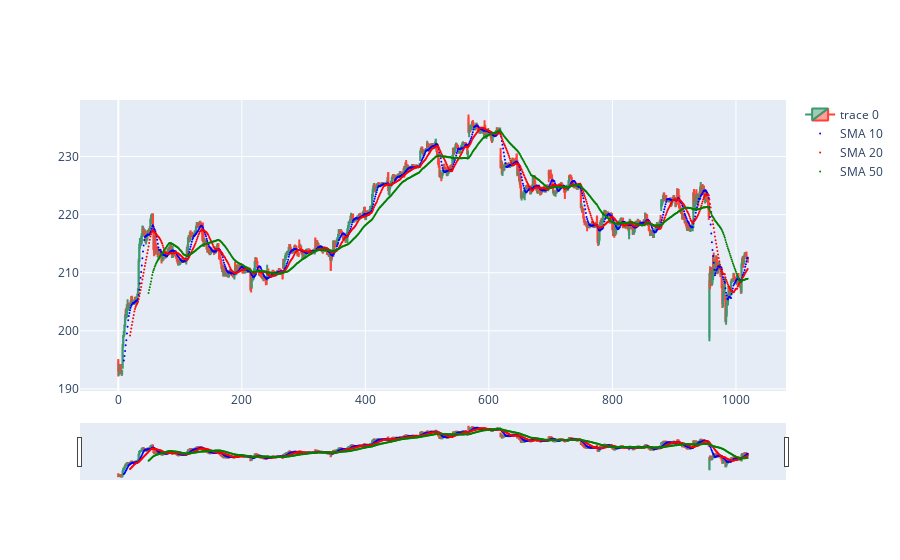

Notebook source saved alongside this figure:
### Code cell
dfpl = df[:]
fig = go.Figure(data= [go.Candlestick(
    x=dfpl.index,
    open=dfpl['Open'],
    high=dfpl['High'],
    low=dfpl['Low'],
    close=dfpl['Close'],
)])

fig.add_scatter(x=dfpl.index, y=dfpl['SMA_10'], mode='markers', name='SMA 10', marker=dict(color='blue', size=2, ))
fig.add_scatter(x=dfpl.index, y=dfpl['SMA_20'], mode='markers', name='SMA 20', marker=dict(color='red', size=2, ))
fig.add_scatter(x=dfpl.index, y=dfpl['SMA_50'], mode='markers', name='SMA 50', marker=dict(color='green', size=2, ))

fig.show()

### Figure 1 — Plotly figure (JSON) as saved in the notebook; plotly's stock layout.template omitted (floating-point values rounded to 4 significant figures; data arrays with more than 128 entries replaced by an {"elided": "..."} marker saying what was removed)
{"data": [{"close": {"elided": "1020 float values"}, "high": {"elided": "1020 float values"}, "low": {"elided": "1020 float values"}, "open": {"elided": "1020 float values"}, "type": "candlestick", "x": {"elided": "1020 int values"}}, {"marker": {"color": "blue", "size": 2}, "mode": "markers", "name": "SMA 10", "type": "scatter", "x": {"elided": "1020 int values"}, "y": {"elided": "1020 float values"}}, {"marker": {"color": "red", "size": 2}, "mode": "markers", "name": "SMA 20", "type": "scatter", "x": {"elided": "1020 int values"}, "y": {"elided": "1020 float values"}}, {"marker": {"color": "green", "size": 2}, "mode": "markers", "name": "SMA 50", "type": "scatter", "x": {"elided": "1020 int values"}, "y": {"elided": "1020 float values"}}], "layout": {}}
